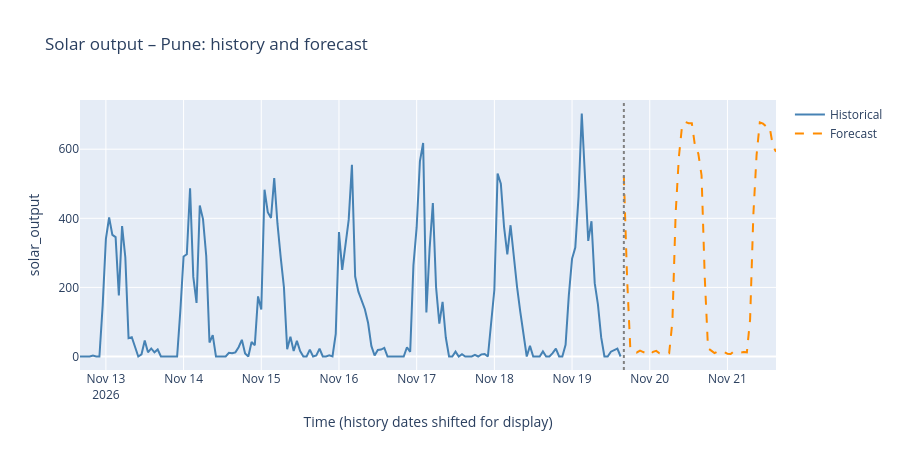

Notebook code for this chart:
### Code cell
fig = go.Figure()
fig.add_trace(go.Scatter(x=history["plot_time"], y=history[TARGET],
                         name="Historical", line=dict(color="steelblue")))
fig.add_trace(go.Scatter(x=forecast["timestamp"], y=forecast["predicted_solar_output"],
                         name="Forecast", line=dict(color="darkorange", dash="dash")))
fig.add_shape(type="line", x0=forecast_start, x1=forecast_start, y0=0, y1=1,
              yref="paper", line=dict(color="gray", dash="dot"))
fig.update_layout(title="Solar output – Pune: history and forecast",
                  xaxis_title="Time (history dates shifted for display)",
                  yaxis_title="solar_output", height=450)
fig.write_html("outputs/solar_forecast_interactive.html")
fig.show()
